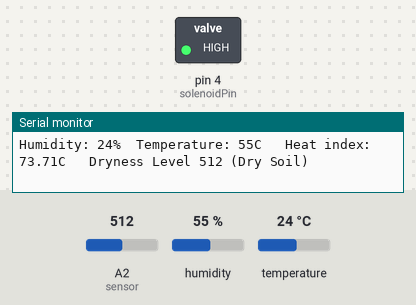
Bench run of a sketch on a simulated Arduino Uno, built with avr-gcc and run on an emulated ATmega328P. Parts: switched loads named in the sketch (green lamp = pin HIGH), the last lines printed to the serial monitor. Inputs (shaded band) come from the test bench; at power-on: A2 (sensor) = 512, humidity 55 %, temperature 24 °C.

Above: at 4.8 s.
4.9 s: A2 (sensor) set to 416
9.9 s: A2 (sensor) set to 392
At 13.4 s:
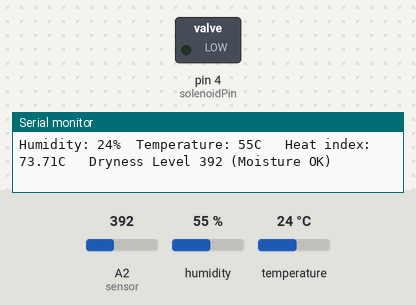
24.3 s: A2 (sensor) set to 410
At 29.5 s:
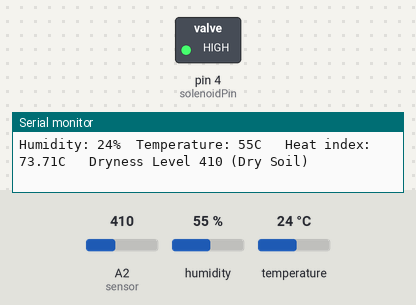
29.8 s: A2 (sensor) set to 390
At 33.1 s:
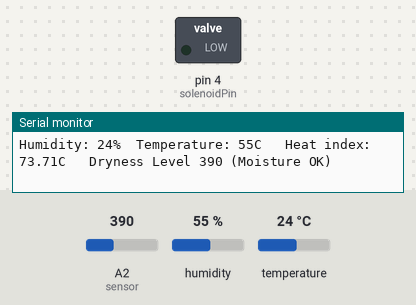
Timing chart, 0 to 34.6 s (numbered marks = the images above; inputs shaded):
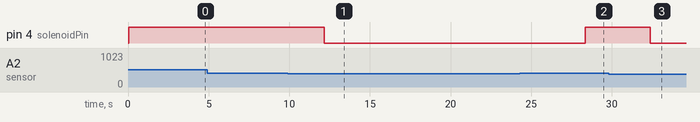

The sketch:

Main.ino
```cpp
#include <Adafruit_Sensor.h>
#include <DHT.h>

int solenoidPin = 4;                                    //This is the output pin on the Arduino we are using
int drynessLevel = 6000;                                //Dryness Level Variable
//float h = 0;                                            //Humidity from Sensor
//float t = 0;                                            //Temperature from Sensor
//String sensorReading = "";

#define DHTPIN 2                                        // Digital pin connected to the DHT sensor
#define DHTTYPE    DHT11                                //The type of temperature sensor in use: DHT 11
//#define DHTTYPE    DHT22     // DHT 22 (AM2302)
//#define DHTTYPE    DHT21     // DHT 21 (AM2301)

DHT dht(DHTPIN, DHTTYPE);

float readDHTTemperature() {
  float t = dht.readTemperature();                    // Function: Read temperature as Celsius from sensor
  if (isnan(t)) {                                     // Check if any reads failed and exit early (to try again).
    Serial.println("Failed to read from DHT sensor!");
    return 0;
  }
  else {
    //Serial.println(t);
    //return String(t);
    return t;
  }
}

float readDHTHumidity() {                           // Function: read humidity from sensor
  float h = dht.readHumidity();
  if (isnan(h)) {
    Serial.println("Failed to read from DHT sensor!");
    return 0;
  }
  else {
    //Serial.println(h);
    //return String(h);
    return h;
  }
}


void outputTempHumidy() {

  float h = readDHTTemperature();                       // Read temperature as Celsius (the default) and Humidity
  float t = readDHTHumidity();
  float hic = dht.computeHeatIndex(t, h, false);        // Compute heat index in Celsius (isFahreheit = false)

  Serial.print("Humidity: ");
  Serial.print(int(h));
  Serial.print("%\t");
  Serial.print("Temperature: ");
  Serial.print(int(t));
  Serial.print("C \t");
  Serial.print("Heat index: ");
  Serial.print(hic);
  Serial.print("C \t");
}

void setup() {
  // put your setup code here, to run once:
  pinMode(solenoidPin, OUTPUT);                         //Sets the pin as an output
  Serial.begin(9600);
  Serial.println("Valve test!");
  dht.begin();
}

void loop() {
  outputTempHumidy();                                   //Read and output Temperature and Humidity from Sensor.

  drynessLevel = analogRead(A2);                        //Read from moisture sensor
  Serial.print("Dryness Level ");
  Serial.print(drynessLevel);

  if (drynessLevel >= 400) {                            //Dry soil. Switch Water Valve Solenoid ON
    Serial.println(" (Dry Soil)");
    digitalWrite(solenoidPin, HIGH);
  }
  else if (drynessLevel < 400){                          //Moist Soil. Switch Water Valve Solenoid OFF
    Serial.println(" (Moisture OK)");
    digitalWrite(solenoidPin, LOW);
  }
  else   {                                              //Something went wrong.
    Serial.println("Moisture sensor error.");
  }
  delay(4000);                                          //Wait 4 Second
}
```

Measured:
- the behaviour switches between 400 and 399 on A2 (sensor) (found by bisection; images 0 and 1)
- after the input at 9.9 s, pin 4 (solenoidPin): HIGH → LOW after 2.3 s
- after the input at 24.3 s, pin 4 (solenoidPin): LOW → HIGH after 4.0 s
- after the input at 29.8 s, pin 4 (solenoidPin): HIGH → LOW after 2.6 s
